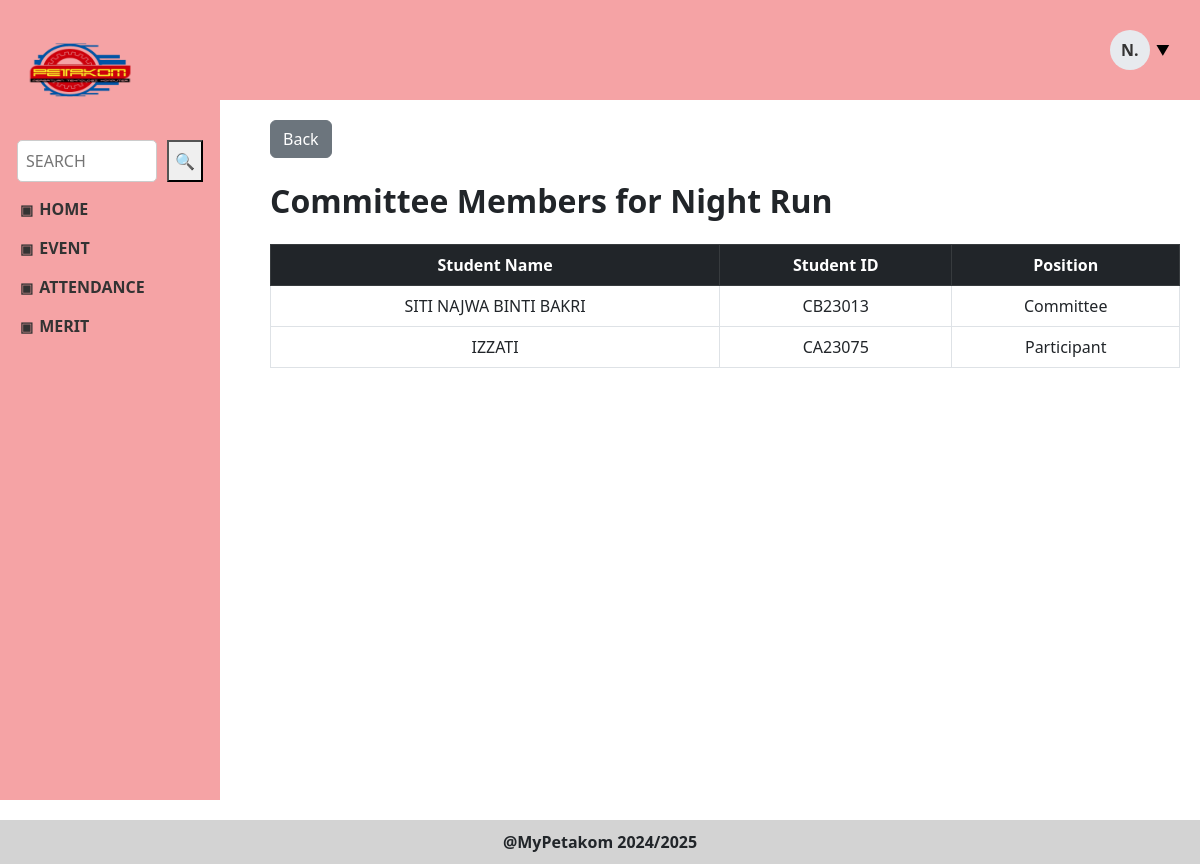
The app's page /view_committee.php?event_id=E6846ab7b7 (signed in) with its own data.
### tables this page shows
CREATE TABLE `event` (
  `event_id` varchar(10) NOT NULL,
  `staff_id` varchar(10) NOT NULL,
  `event_title` varchar(50) NOT NULL,
  `event_date` date NOT NULL,
  `event_description` varchar(200) NOT NULL,
  `event_status` varchar(50) NOT NULL,
  `event_qr` blob DEFAULT NULL,
  `event_geolocation` point DEFAULT NULL,
  `event_approval` mediumblob NOT NULL,
  `event_level` varchar(20) NOT NULL,
  `merit_status` varchar(20) NOT NULL
);

CREATE TABLE `committee` (
  `committee_id` int(10) NOT NULL,
  `member_id` int(5) NOT NULL,
  `event_id` varchar(10) NOT NULL,
  `committee_role` varchar(50) NOT NULL
);

CREATE TABLE `user` (
  `user_id` varchar(10) NOT NULL,
  `user_password` varchar(50) NOT NULL,
  `user_name` varchar(100) NOT NULL,
  `user_email` varchar(100) NOT NULL,
  `user_phone` varchar(12) NOT NULL,
  `user_role` varchar(30) NOT NULL
);

### view_committee.php (the view, shortened to what this page needs)
<?php
include 'config.php';
$event_id = $_GET['event_id'];
$event_result = $conn->query("SELECT event_title FROM event WHERE event_id = '$event_id'");
$event_title = ($event_result && $event_result->num_rows > 0) ? $event_result->fetch_assoc()['event_title'] : "Unknown Event";
$result = $conn->query("
  SELECT user.user_name, user.user_id AS student_id, committee.committee_role
  FROM committee
  JOIN member ON committee.member_id = member.member_id
  JOIN user ON member.student_id = user.user_id
  WHERE committee.event_id = '$event_id'
");
?>
<!DOCTYPE html>
<html>
<head>
    <link rel="stylesheet" href="STYLE1/staff_style.css">
	<link rel="stylesheet" href="STYLE2/add_committee_style.css">
	<link href="https://cdn.jsdelivr.net/npm/bootstrap@5.3.0/dist/css/bootstrap.min.css" rel="stylesheet">
</head>
<body>
  <div class="sidebar">
    <a href="staff_dashboard.php">
    <img src="IMAGES/LogoPetakom.png" alt="PETAKOM Logo" />
	</a>
    <div class="search-box">
      <input type="text" placeholder="SEARCH" />
      <button>🔍</button>
    </div>
    <div class="menu">
      <div class="menu-title" onclick="toggleMenu('home')">HOME</div>
      <div class="menu-title" onclick="toggleMenu('event')">EVENT</div>
      <div class="menu-title" onclick="toggleMenu('attendance')">ATTENDANCE</div>
	<div class="menu-title" onclick="toggleMenu('merit')">MERIT</div>
    </div>
  </div>
  <div class="topbar">
    <div class="dropdown">
      <div class="profile-wrapper">
        <div class="profile-circle">N.</div>
        <span class="dropdown-icon">▼</span>
      </div>
    </div>
  </div>
	<div class="content">
		<a href="assign_event.php" class="btn btn-secondary mb-4">Back</a>
		<h2 class="mb-4"><b>Committee Members for <?= htmlspecialchars($event_title) ?></b></h2>
		  <div class="table-responsive">
			<table class="table table-bordered table-hover align-middle text-center">
			  <thead class="table-dark">
				<tr>
				  <th>Student Name</th>
				  <th>Student ID</th>
				  <th>Position</th>
				</tr>
			  </thead>
			  <tbody>
				<?php while ($row = $result->fetch_assoc()): ?>
				  <tr>
					<td><?= htmlspecialchars($row['user_name']) ?></td>
					<td><?= htmlspecialchars($row['student_id']) ?></td>
					<td><?= htmlspecialchars($row['committee_role']) ?></td>
				  </tr>
				<?php endwhile; ?>
			  </tbody>
			</table>
		  </div>
	</div>
	<div class="footer">
    @MyPetakom 2024/2025
	</div>
</body>
</html>

### STYLE1/staff_style.css (style rules this page uses)
body { margin: 0; font-family: 'Segoe UI', sans-serif; background-color: #f7f7f7; }
.sidebar { width: 220px; background-color: #F5A3A5; height: 100vh; position: fixed; padding: 20px; box-sizing: border-box; overflow-y: auto; }
.sidebar img { width: 120px; height: 100px; display: block; margin-bottom: 20px; }
.search-box { display: flex; justify-content: center; margin-bottom: 15px; }
.search-box input { padding: 8px; border-radius: 5px; border: 1px solid #ccc; width: 140px; margin-right: 10px; }
.menu-title { cursor: pointer; font-weight: bold; margin: 15px 0; display: flex; align-items: center; font-size: 16px; color: #333; }
.menu-title::before { content: "▣"; margin-right: 6px; font-size: 14px; }
.topbar { background-color: #F5A3A5; height: 100px; margin-left: 220px; display: flex; justify-content: flex-end; align-items: center; padding-right: 30px; position: sticky; top: 0; z-index: 1; }
.profile-wrapper { display: flex; align-items: center; cursor: pointer; }
.profile-circle { width: 40px; height: 40px; border-radius: 50%; background-color: #e7eaee; color: #333; display: flex; align-items: center; justify-content: center; font-weight: bold; font-size: 16px; margin-right: 6px; }
.dropdown-icon { font-size: 14px; color: black; }
.dropdown { position: relative; display: inline-block; }
.content { margin-left: 220px; padding: 20px; background-color: #ffffff; min-height: 90vh; }
.footer { background-color: #d3d3d3; text-align: center; padding: 10px; font-weight: bold; }

### STYLE2/add_committee_style.css (style rules this page uses)
.content { padding: 20px; background-color: #fff; margin-left: 250px; font-family: 'Segoe UI', Tahoma, Geneva, Verdana, sans-serif; }

### records on screen
event: event_title "Night Run"
committee: user.user_name "SITI NAJWA BINTI BAKRI", user.user_id "CB23013", committee_role "Committee"
committee: user.user_name "IZZATI", user.user_id "CA23075", committee_role "Participant"
